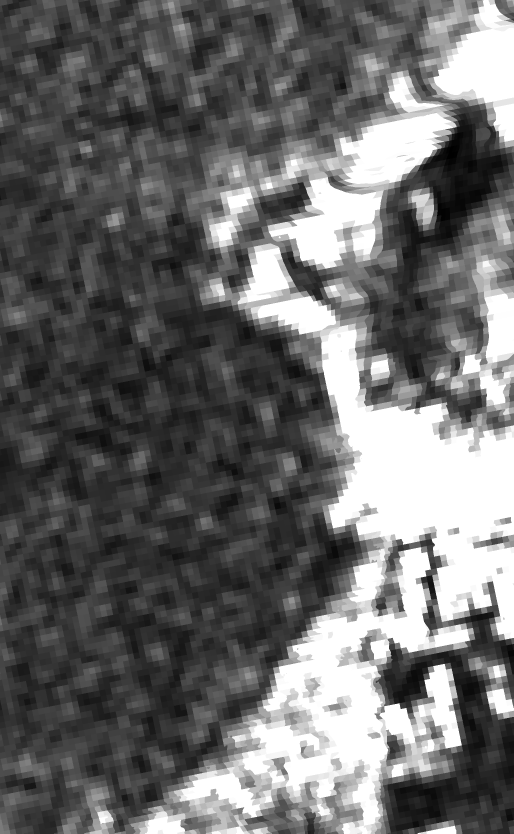
#> input picture CV_GuideThree/raw/2016-06-14-00_00_2016-06-14-23_59_Sentinel-1_EW_VV_VV_-_linear_gamma0.tiff, 1541 x 2500 px (shown at 1/3 size); its folder holds only this picture in this run
$ jupyter execute PARCIAL_VISION_1.ipynb
#> lines starting #> are read from the running program, lines starting #| are printed output that depends on the picture; after the words box and inside, x2 and y2 are one past the last pixel; in counts of white or black regions, pixels touching at a corner belong together; long printed decimals are rounded
[cell 1]
from google.colab import drive

drive.mount('/content/drive')

import os

BASE = "/content/drive/MyDrive/radar_base_general_aleman_ramirez"
RAW = os.path.join(BASE, "raw")
SCALED = os.path.join(BASE, "scaled")

os.makedirs(RAW, exist_ok=True)
os.makedirs(SCALED, exist_ok=True)

print("Carpetas listas:")
print("RAW:", RAW)
print("SCALED:", SCALED)

[cell 2]
import glob

archivos = sorted(glob.glob(os.path.join(RAW, "*.tif"))) + sorted(glob.glob(os.path.join(RAW, "*.tiff")))

print("Cantidad de imágenes encontradas:", len(archivos))
for i, a in enumerate(archivos, start=1):
    print(f"{i}. {os.path.basename(a)}")

[cell 3]
import cv2
import numpy as np

archivo_prueba = archivos[0]
img = cv2.imread(archivo_prueba, cv2.IMREAD_UNCHANGED)
#> img is the input picture: shape (2500, 1541, 3) uint16; min 2868, max 65535, mean 29276.3

print("Archivo:", os.path.basename(archivo_prueba))
print("Shape:", img.shape)
#| Shape: (2500, 1541, 3)
print("Tipo:", img.dtype)
#| Tipo: uint16
print("Máximo:", np.max(img))
#| Máximo: 65535
print("Promedio:", np.mean(img))
#| Promedio: 29276.262
print("Mínimo:", np.min(img))
#| Mínimo: 2868

[cell 4]
if len(img.shape) == 3:
    img_gray = img[:, :, 0]
else:
    img_gray = img.copy()

print("Shape original:", img.shape)
#| Shape original: (2500, 1541, 3)
print("Shape en una sola banda:", img_gray.shape)
#| Shape en una sola banda: (2500, 1541)
print("Tipo:", img_gray.dtype)
#| Tipo: uint16
print("Máximo:", np.max(img_gray))
#| Máximo: 65535
print("Promedio:", np.mean(img_gray))
#| Promedio: 29276.262
print("Mínimo:", np.min(img_gray))
#| Mínimo: 2868

[cell 5]
import matplotlib.pyplot as plt

plt.figure(figsize=(8, 8))
plt.imshow(img_gray, cmap="gray")
plt.title("Imagen")
plt.axis("off")
plt.show()

[cell 6]
def rescalar_imagen_sar(img_gray):
    """
    Reescala una imagen SAR siguiendo la lógica del repositorio:
    - convierte a float
    - calcula mean * 3 como escala de visualización
    - limita valores altos
    - normaliza a 0-255
    - devuelve uint8
    """
    img2 = img_gray.astype(np.float32)

    escala_display = np.mean(img2) * 3.0
#> escala_display = 87828.8
    minimo = np.min(img2)
#> minimo = 2868

    img2[img2 > escala_display] = escala_display
    img2[img2 < minimo] = 0

    img3 = 255.0 * (img2 / escala_display)
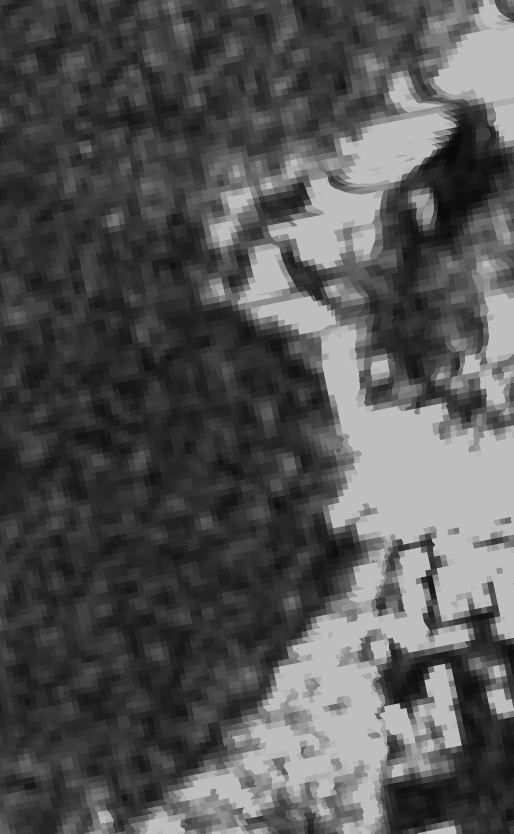
#> img3: shape (2500, 1541) float32 (shown at 1/3 size); min 8.33, max 190.3, mean 85
    img4 = img3.astype(np.uint8)

    return img4, escala_display

[cell 7]
img_scaled, escala_display = rescalar_imagen_sar(img_gray)
#> escala_display = 87828.8

print("Escala de visualización:", escala_display)
#| Escala de visualización: 87828.809
print("Shape reescalada:", img_scaled.shape)
#| Shape reescalada: (2500, 1541)
print("Tipo reescalada:", img_scaled.dtype)
#| Tipo reescalada: uint8
print("Máximo reescalada:", np.max(img_scaled))
#| Máximo reescalada: 190
print("Promedio reescalada:", np.mean(img_scaled))
#| Promedio reescalada: 84.533
print("Mínimo reescalada:", np.min(img_scaled))
#| Mínimo reescalada: 8

[cell 8]
plt.figure(figsize=(14, 6))

plt.subplot(1, 2, 1)
plt.imshow(img_gray, cmap="gray")
plt.title("Original")
plt.axis("off")

plt.subplot(1, 2, 2)
plt.imshow(img_scaled, cmap="gray")
plt.title("Reescalada")
plt.axis("off")

plt.show()
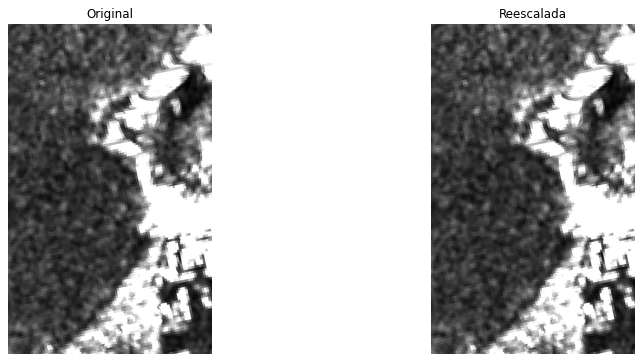
#> figure drawn by matplotlib, 2 panels

[cell 9]
nombre = os.path.basename(archivo_prueba)
base_nombre = os.path.splitext(nombre)[0]
ruta_salida = os.path.join(SCALED, base_nombre + "_scaled.tiff")

cv2.imwrite(ruta_salida, img_scaled)
print("Imagen guardada en:", ruta_salida)

[cell 10]
def cargar_una_banda(path):
    img = cv2.imread(path, cv2.IMREAD_UNCHANGED)
    if img is None:
        raise ValueError(f"No se pudo leer: {path}")

    if len(img.shape) == 3:
        img = img[:, :, 0]

    return img


for path in archivos:
    img_gray = cargar_una_banda(path)
    img_scaled, _ = rescalar_imagen_sar(img_gray)

    nombre = os.path.basename(path)
    base_nombre = os.path.splitext(nombre)[0]
    salida = os.path.join(SCALED, base_nombre + "_scaled.tiff")

    cv2.imwrite(salida, img_scaled)
    print("Guardada:", salida)

[cell 11]
scaled_files = sorted(glob.glob(os.path.join(SCALED, "*_scaled.tiff")))

print("Cantidad de imágenes reescaladas:", len(scaled_files))
for a in scaled_files:
    print(os.path.basename(a))
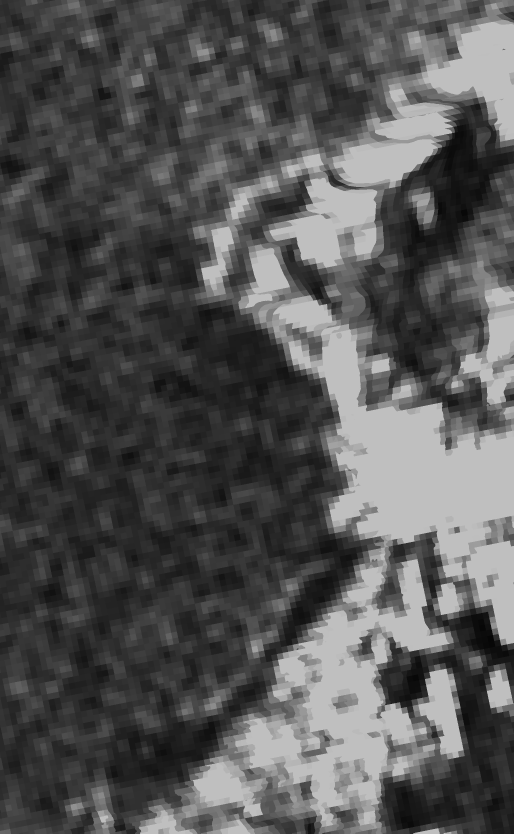
#> input picture CV_GuideThree/scaled/2016-08-01-00_00_2016-08-01-23_59_Sentinel-1_EW_VV_VV_-_linear_gamma0_scaled.tiff, 1541 x 2500 px (shown at 1/3 size)
#> further down, img_scaled is the input picture: shape (2500, 1541); min 6, max 191, mean 84.5
#| Shape: (2500, 1541)
#| Tipo: uint8
#| Max: 191
#| Mean: 84.540
#| Min: 6

[cell 12]
FILTERED = os.path.join(BASE, "filtered")
os.makedirs(FILTERED, exist_ok=True)

print("Carpeta de filtradas:", FILTERED)

[cell 13]
import numpy as np
import cv2
import matplotlib.pyplot as plt
from scipy.ndimage import uniform_filter
import glob
import os

[cell 14]
def lee_filter(img, size=7):
    """
    Filtro Lee para reducir speckle en imágenes SAR.
    img: imagen 2D en escala de grises
    size: tamaño de ventana local
    """
#> called with size = 7
    img = img.astype(np.float32)
#> img: shape (2500, 1541) float32

    media_local = uniform_filter(img, size=size)
    media_cuadrado_local = uniform_filter(img ** 2, size=size)
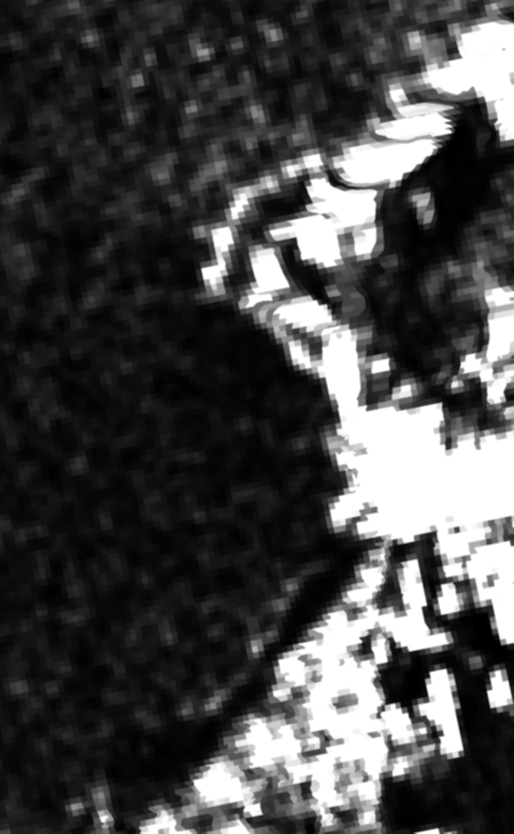
#> media_cuadrado_local: shape (2500, 1541) float32 (shown at 1/3 size); min 36, max 36481, mean 10258.7; drawn with min black and max white
    varianza_local = media_cuadrado_local - media_local ** 2
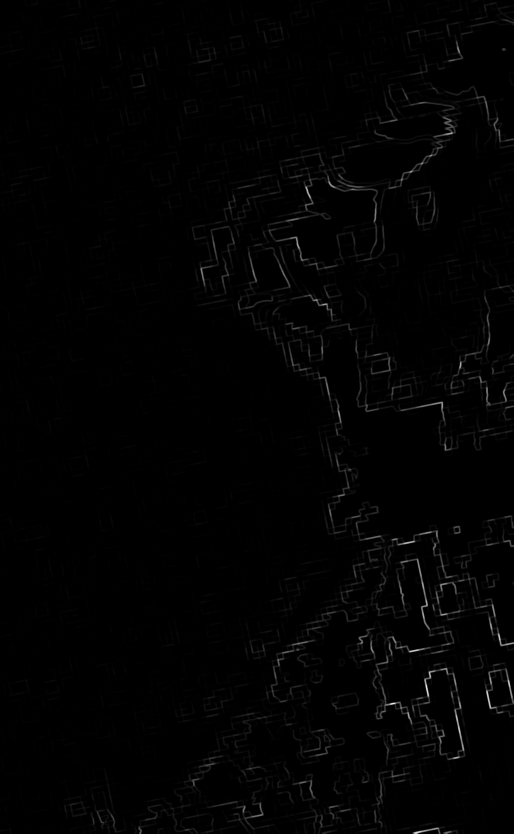
#> varianza_local: shape (2500, 1541) float32 (shown at 1/3 size); min 0, max 6238.4, mean 63.3; drawn with min black and max white

    varianza_global = np.var(img)
#> varianza_global = 3111.7

    peso = varianza_local / (varianza_local + varianza_global + 1e-8)
    img_filtrada = media_local + peso * (img - media_local)

    img_filtrada = np.clip(img_filtrada, 0, 255).astype(np.uint8)
    return img_filtrada

[cell 15]
scaled_files = sorted(glob.glob(os.path.join(SCALED, "*_scaled.tiff")))

archivo_prueba = scaled_files[0]
img_scaled = cv2.imread(archivo_prueba, cv2.IMREAD_UNCHANGED)

if len(img_scaled.shape) == 3:
    img_scaled = img_scaled[:, :, 0]

print("Archivo de prueba:", os.path.basename(archivo_prueba))
print("Shape:", img_scaled.shape)
print("Tipo:", img_scaled.dtype)
print("Max:", np.max(img_scaled))
print("Mean:", np.mean(img_scaled))
print("Min:", np.min(img_scaled))

[cell 16]
img_lee = lee_filter(img_scaled, size=7)

print("Imagen filtrada")
print("Shape:", img_lee.shape)
#| Shape: (2500, 1541)
print("Tipo:", img_lee.dtype)
#| Tipo: uint8
print("Max:", np.max(img_lee))
#| Max: 191
print("Mean:", np.mean(img_lee))
#| Mean: 84.260
print("Min:", np.min(img_lee))
#| Min: 6

[cell 17]
plt.figure(figsize=(14, 6))

plt.subplot(1, 2, 1)
plt.imshow(img_scaled, cmap="gray")
plt.title("Reescalada sin filtrar")
plt.axis("off")

plt.subplot(1, 2, 2)
plt.imshow(img_lee, cmap="gray")
plt.title("Filtrada con Lee")
plt.axis("off")

plt.show()

[cell 18]
y1, y2 = 700, 1400
x1, x2 = 350, 1100

roi_original = img_scaled[y1:y2, x1:x2]
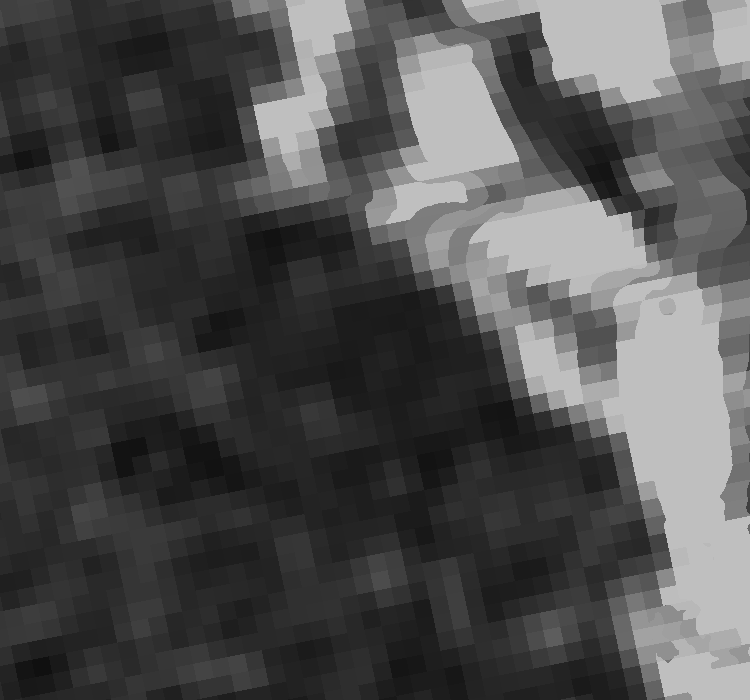
#> roi_original: shape (700, 750); min 16, max 191, mean 79.8
roi_filtrada = img_lee[y1:y2, x1:x2]

plt.figure(figsize=(14, 6))

plt.subplot(1, 2, 1)
plt.imshow(roi_original, cmap="gray")
plt.title("Zoom - sin filtrar")
plt.axis("off")

plt.subplot(1, 2, 2)
plt.imshow(roi_filtrada, cmap="gray")
plt.title("Zoom - filtrada")
plt.axis("off")

plt.show()

[cell 19]
print("Desviación estándar antes:", np.std(img_scaled))
#| Desviación estándar antes: 55.782
print("Desviación estándar después:", np.std(img_lee))
#| Desviación estándar después: 55.353

[cell 20]
nombre = os.path.basename(archivo_prueba)
base_nombre = os.path.splitext(nombre)[0]
ruta_salida = os.path.join(FILTERED, base_nombre + "_lee.tiff")

cv2.imwrite(ruta_salida, img_lee)
print("Imagen filtrada guardada en:", ruta_salida)

[cell 21]
for path in scaled_files:
    img = cv2.imread(path, cv2.IMREAD_UNCHANGED)

    if len(img.shape) == 3:
        img = img[:, :, 0]

    img_filtrada = lee_filter(img, size=7)

    nombre = os.path.basename(path)
    base_nombre = os.path.splitext(nombre)[0]
    salida = os.path.join(FILTERED, base_nombre + "_lee.tiff")

    cv2.imwrite(salida, img_filtrada)
    print("Guardada:", salida)

[cell 22]
filtered_files = sorted(glob.glob(os.path.join(FILTERED, "*_lee.tiff")))

print("Cantidad de imágenes filtradas:", len(filtered_files))
for a in filtered_files:
    print(os.path.basename(a))

[cell 23]
import os
import cv2
import numpy as np
import matplotlib.pyplot as plt

nombre_base = "2016-08-01-00_00_2016-08-01-23_59_Sentinel-1_EW_VV_VV_-_linear_gamma0"

ruta_unfiltered = os.path.join(SCALED, nombre_base + "_scaled.tiff")
ruta_filtered = os.path.join(FILTERED, nombre_base + "_scaled_lee.tiff")

img_unfiltered = cv2.imread(ruta_unfiltered, cv2.IMREAD_UNCHANGED)
img_filtered = cv2.imread(ruta_filtered, cv2.IMREAD_UNCHANGED)

if len(img_unfiltered.shape) == 3:
    img_unfiltered = img_unfiltered[:, :, 0]

if len(img_filtered.shape) == 3:
    img_filtered = img_filtered[:, :, 0]

print("Sin filtrar:", img_unfiltered.shape, img_unfiltered.dtype)
#| Sin filtrar: (2500, 1541) uint8
print("Filtrada:", img_filtered.shape, img_filtered.dtype)
#| Filtrada: (2500, 1541) uint8

[cell 24]
plt.figure(figsize=(14, 6))

plt.subplot(1, 2, 1)
plt.imshow(img_unfiltered, cmap="gray")
plt.title("Imagen reescalada sin filtrar")
plt.axis("off")

plt.subplot(1, 2, 2)
plt.imshow(img_filtered, cmap="gray")
plt.title("Imagen filtrada con Lee")
plt.axis("off")

plt.show()

[cell 25]
rois = {
    "ROI_1": (300, 900, 500, 1100),  # prueba zona superior-media
    "ROI_2": (700, 1400, 350, 1000),  # prueba zona central
    "ROI_3": (1300, 2200, 300, 1000)  # prueba zona inferior
}

[cell 26]
for nombre, (y1, y2, x1, x2) in rois.items():
    roi_unf = img_unfiltered[y1:y2, x1:x2]
    roi_flt = img_filtered[y1:y2, x1:x2]

    plt.figure(figsize=(12, 5))

    plt.subplot(1, 2, 1)
    plt.imshow(roi_unf, cmap="gray")
    plt.title(f"{nombre} - sin filtrar")
    plt.axis("off")

    plt.subplot(1, 2, 2)
    plt.imshow(roi_flt, cmap="gray")
    plt.title(f"{nombre} - filtrada")
    plt.axis("off")

    plt.show()
#> this loop made 3 passes
#> pass 1, `roi_unf = img_unfiltered[y1:y2, x1:x2]`:
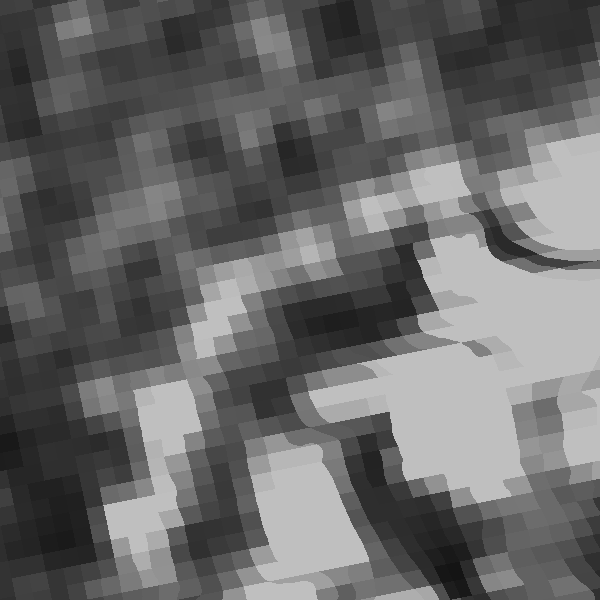
#> roi_unf: shape (600, 600); min 20, max 191, mean 104.4
#> pass 2, `roi_unf = img_unfiltered[y1:y2, x1:x2]`:
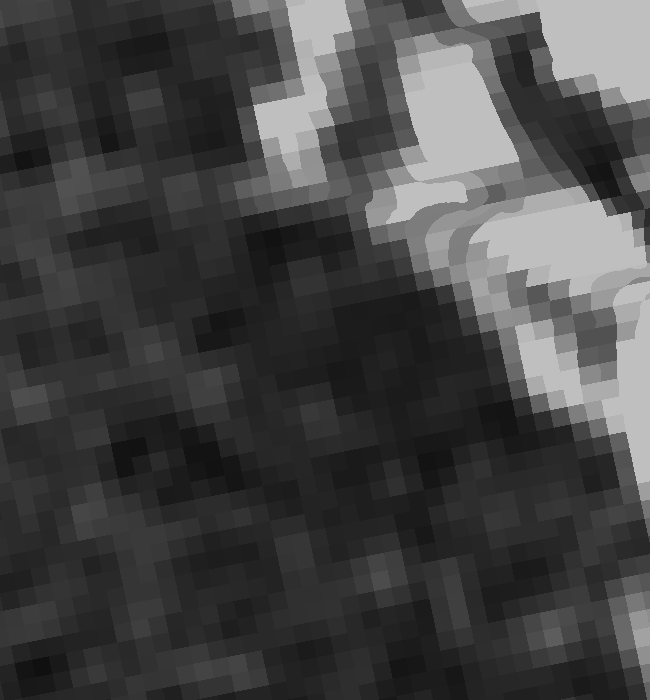
#> roi_unf: shape (700, 650); min 16, max 191, mean 69.1

[cell 27]
for nombre, (y1, y2, x1, x2) in rois.items():
    roi_unf = img_unfiltered[y1:y2, x1:x2]
    roi_flt = img_filtered[y1:y2, x1:x2]

    print(f"\n{nombre}")
    print("  Sin filtrar -> media:", np.mean(roi_unf), "std:", np.std(roi_unf))
    print("  Filtrada    -> media:", np.mean(roi_flt), "std:", np.std(roi_flt))
#> this loop made 3 passes
#|   Sin filtrar -> media: 104.428 std: 51.477
#|   Filtrada    -> media: 104.151 std: 50.740
#|   Sin filtrar -> media: 69.135 std: 50.755
#|   Filtrada    -> media: 68.846 std: 50.295
#|   Sin filtrar -> media: 60.138 std: 38.783
#|   Filtrada    -> media: 59.835 std: 38.434
#> pass 3, `roi_unf = img_unfiltered[y1:y2, x1:x2]`:
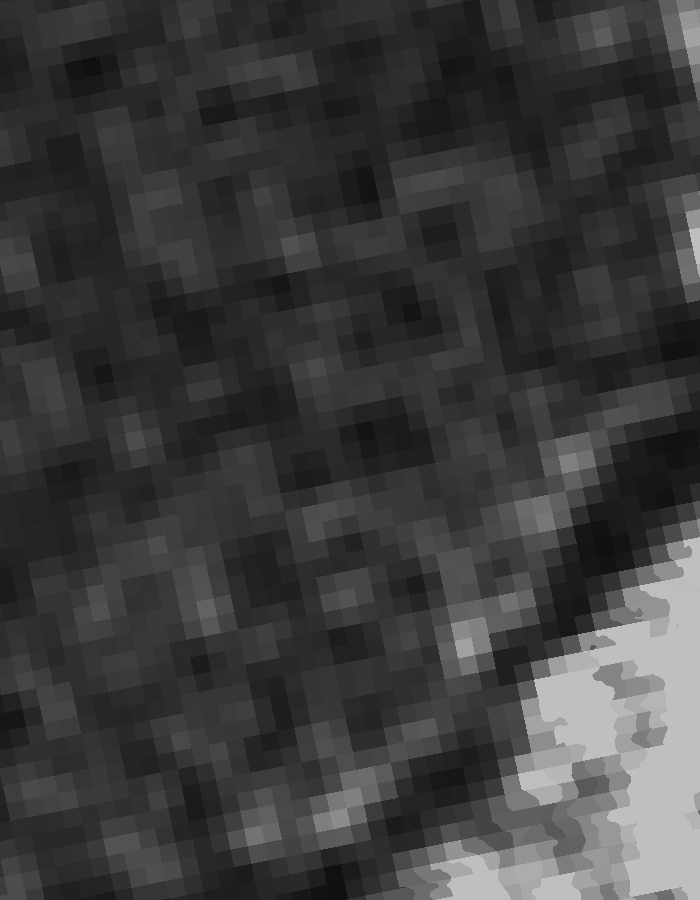
#> roi_unf: shape (900, 700); min 16, max 191, mean 60.1

[cell 28]
img_marked = cv2.cvtColor(img_unfiltered, cv2.COLOR_GRAY2BGR)

for nombre, (y1, y2, x1, x2) in rois.items():
    cv2.rectangle(img_marked, (x1, y1), (x2, y2), (255, 255, 255), 3)
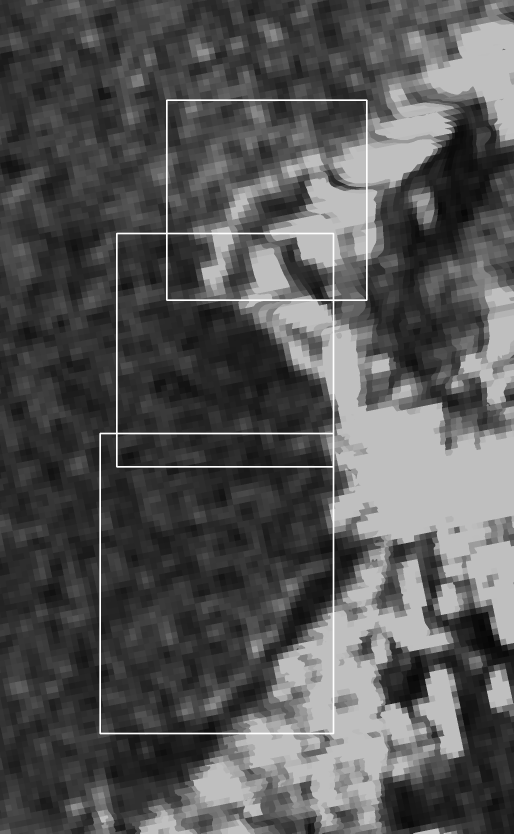
#> img_marked: shape (2500, 1541, 3) (shown at 1/3 size); 1.06% of pixels changed, all inside (x1, y1, x2, y2) = (298, 298, 1103, 2203)

plt.figure(figsize=(8, 10))
plt.imshow(cv2.cvtColor(img_marked, cv2.COLOR_BGR2RGB))
plt.title("Regiones de interés seleccionadas")
plt.axis("off")
plt.show()
